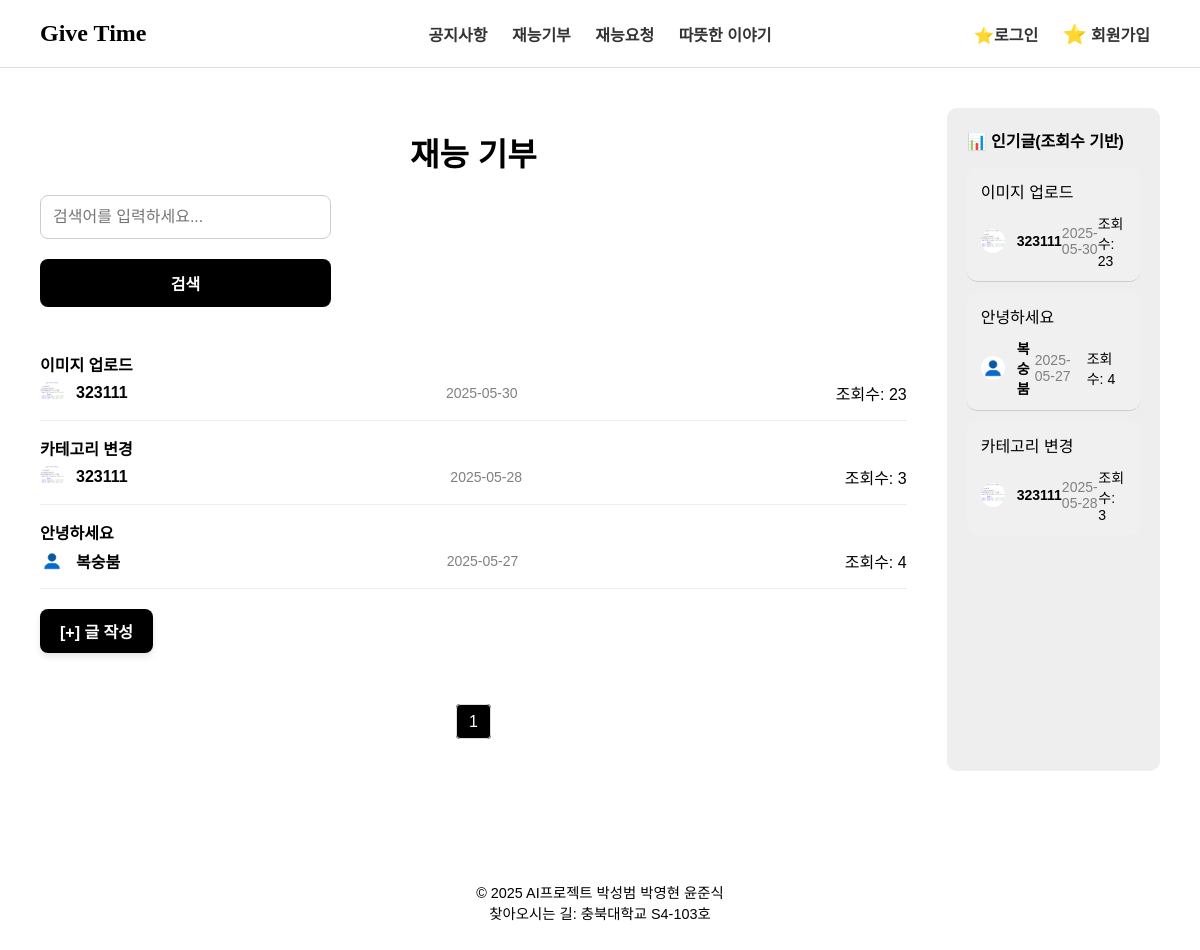
The app's page /posts/donation/ with its own data.
### posts/models.py (models this page shows, shortened)
class Post(models.Model):
    POST_TYPE_CHOICES = [
        ('donation', '재능 기부'),
        ('request', '재능 요청'),
        ('story', '따뜻한 이야기'),
        ('announcement', '공지사항'),
    ]
    CATEGORY_CHOICES = [
        ('education', '교육'),
        ('it', 'IT/개발'),
        ('design', '디자인'),
        ('etc', '기타'),
    ]
    title = models.CharField(max_length=200)
    content = models.TextField()
    post_type = models.CharField(max_length=20, choices=POST_TYPE_CHOICES)
    category = models.CharField(max_length=20, choices=CATEGORY_CHOICES, blank=True, null=True)
    author = models.ForeignKey(settings.AUTH_USER_MODEL, on_delete=models.CASCADE)
    created_at = models.DateTimeField(auto_now_add=True)
    views = models.PositiveIntegerField(default=0)
    image = models.ImageField(upload_to='post_images/', null=True, blank=True)

### account/models.py (models this page shows, shortened)
class CustomUser(AbstractBaseUser, PermissionsMixin):
    email = models.EmailField(unique=True)
    nickname = models.CharField(max_length=30, unique = True) # 닉네임 중복 불가
    location = models.CharField(max_length=100)
    profile_image = models.ImageField(upload_to='profile_images/', null=True, blank=True)
    about = models.TextField(blank=True, null=True)  # 소개글
    skills = models.TextField(blank=True, null=True)  # 기술 목록
    services = models.TextField(blank=True, null=True)  # 서비스 목록
    is_active = models.BooleanField(default=True)
    is_staff = models.BooleanField(default=False)
    objects = CustomUserManager()
    USERNAME_FIELD = 'email'
    REQUIRED_FIELDS = ['nickname']

### posts/views.py (the view)
# urls.py: path('<str:post_type>/', views.post_list, name='post_list'),
def post_list(request, post_type):
    if post_type not in VALID_POST_TYPES:
        return render(request, '404.html')
    query = request.GET.get('q', '')  # 검색어 파라미터 (없으면 빈 문자열)
    posts = Post.objects.filter(post_type=post_type)
    if query:
        posts = posts.filter(title__icontains=query)  # 제목에 검색어 포함된 게시글만 필터
    posts = posts.order_by('-created_at')
    paginator = Paginator(posts, 10)
    page_number = request.GET.get('page')
    page_obj = paginator.get_page(page_number)
    popular_posts = Post.objects.filter(post_type=post_type, views__gt=0).order_by('-views')[:5]
    return render(request, 'posts/post_list.html', {
        'page_obj': page_obj,
        'popular_posts': popular_posts,
        'post_type': post_type,
        'query': query,  # 템플릿에서 입력값 유지
    })

### posts/templates/posts/post_list.html (shortened to what this page needs)
{% load static %}
<!DOCTYPE html>
<html lang="ko">
<head>
  <link rel="stylesheet" href="{% static 'posts/board.css' %}" />
</head>
<body>
  <div id="header">{% include 'main/header.html' %}</div>
  <div class="container">
    <div class="main">
      <h1>
        {% if post_type == 'donation' %} 재능 기부
        {% elif post_type == 'request' %} 재능 요청
        {% elif post_type == 'story' %} 따뜻한 이야기
        {% elif post_type == 'announcement' %} 공지사항
        {% endif %}
      </h1>
      <div class="search-bar">
        <form method="get">
          <input type="text" name="q" placeholder="검색어를 입력하세요..." value="{{ query }}" />
          <button type="submit">검색</button>
        </form>
      </div>
      {% for post in page_obj %}
      <div class="card">
        <a href="{% url 'post_detail' post_type post.id %}">
          <div class="card-title">{{ post.title }}</div>
        </a>
        <div class="card-meta">
          <div class="author-info">
            {% if post.author.profile_image %}
              <a href="{% url 'mypage:view_profile' post.author.id %}">
                <img
                  src="{{ post.author.profile_image.url }}"
                  alt="작성자 프로필"
                  class="profile-img-small"
                />
              </a>
            {% else %}
              <a href="{% url 'mypage:view_profile' post.author.id %}">
                <img
                  src="{% static 'images/default_profile.png' %}"
                  alt="기본 프로필"
                  class="profile-img-small"
                />
              </a>
            {% endif %}
            <a href="{% url 'mypage:view_profile' post.author.id %}">
              <span class="author">{{ post.author.nickname }}</span>
            </a>
          </div>
          <span class="date">{{ post.created_at|date:"Y-m-d" }}</span>
          <span>조회수: {{ post.views }}</span>
        </div>
      </div>
      {% empty %}
      <p>등록된 게시글이 없습니다.</p>
      {% endfor %}
      {% if post_type != 'announcement' %}
        <a href="{% url 'post_create' post_type %}" class="create-btn">[+] 글 작성</a>
      {% endif %}
      <div class="pagination">
        {% for num in page_obj.paginator.page_range %}
          {% if page_obj.number == num %}
            <span class="active">{{ num }}</span>
          {% else %}
            <a href="?page={{ num }}">{{ num }}</a>
          {% endif %}
        {% endfor %}
      </div>
    </div>
    <aside class="sidebar">
      <div class="sidebar-title">📊 인기글(조회수 기반)</div>
      {% for post in popular_posts %}
      <div class="sidebar-card">
        <div class="sidebar-card-title">
          <a href="{% url 'post_detail' post_type post.id %}">{{ post.title }}</a>
        </div>
        <div class="sidebar-card-meta">
          <div class="author-info">
            {% if post.author.profile_image %}
              <a href="{% url 'mypage:view_profile' post.author.id %}">
                <img
                  src="{{ post.author.profile_image.url }}"
                  alt="작성자 프로필"
                  class="profile-img-small"
                />
              </a>
            {% else %}
              <a href="{% url 'mypage:view_profile' post.author.id %}">
                <img
                  src="{% static 'images/default_profile.png' %}"
                  alt="기본 프로필"
                  class="profile-img-small"
                />
              </a>
            {% endif %}
            <a href="{% url 'mypage:view_profile' post.author.id %}">
              <span class="author">{{ post.author.nickname }}</span>
            </a>
          </div>
          <span class="date">{{ post.created_at|date:"Y-m-d" }}</span>
          <span>조회수: {{ post.views }}</span>
        </div>
      </div>
      {% empty %}
      <p>인기글이 없습니다.</p>
      {% endfor %}
    </aside>
  </div>
  <div id="footer">{% include 'main/footer.html' %}</div>
</body>
</html>

### posts/static/posts/board.css (style rules this page uses)
body { margin: 0; font-family: "Arial", sans-serif; background-color: #fff; }
.container { display: flex; justify-content: space-between; padding: 40px; }
.main { flex: 5; }
h1 { font-size: 32px; margin-bottom: 20px; text-align: center; }
.search-bar { display: flex; margin-bottom: 30px; }
.search-bar input { flex: 1; padding: 12px; font-size: 16px; border: 1px solid #ccc; border-radius: 4px 0 0 4px; }
.search-bar button { padding: 12px 24px; background-color: black; color: white; border: none; border-radius: 0 4px 4px 0; cursor: pointer; }
.card { border-bottom: 1px solid #eee; padding: 15px 0; }
.card a { text-decoration: none; color: inherit; }
.card-title { font-weight: bold; margin-bottom: 5px; }
.card-meta { display: flex; justify-content: space-between; align-items: center; margin-top: 5px; }
.author-info { display: flex; align-items: center; gap: 6px; }
.profile-img-small { width: 30px; height: 30px; border-radius: 50%; object-fit: cover; vertical-align: middle; }
.date { font-size: 14px; color: gray; }
.sidebar { flex: 1; margin-left: 40px; background-color: #eee; border-radius: 10px; padding: 20px; }
.sidebar a { text-decoration: none; color: inherit; }
.sidebar-title { font-weight: bold; font-size: 16px; margin-bottom: 15px; }
.sidebar-card { background-color: #f0f0f0; padding: 12px 14px; border-radius: 10px; margin-bottom: 10px; border-bottom: 1px solid #ccc; }
.sidebar-card-meta { display: flex; justify-content: space-between; align-items: center; font-size: 14px; margin-top: 10px; }
.author { font-weight: bold; }
.date { color: gray; font-size: 13px; }
.sidebar-card:last-child { border-bottom: none; }
.pagination { text-align: center; margin: 40px 0; }
.pagination span, .pagination a { margin: 0 5px; padding: 8px 12px; border: 1px solid #ddd; border-radius: 4px; text-decoration: none; color: black; }
.pagination .active { background-color: black; color: white; }
.profile-img-small { width: 24px; height: 24px; border-radius: 50%; object-fit: cover; vertical-align: middle; margin-right: 6px; flex-shrink: 0; }
.create-btn { display: inline-block; padding: 10px 20px; margin: 20px 0; background-color: black; color: white; font-weight: bold; text-decoration: none; border-radius: 8px; transition: background-color 0.3s ease; box-shadow: 0 4px 6px rgba(0, 0, 0, 0.1); }
form input[type="text"], form textarea, form select { width: 100%; padding: 12px; font-size: 16px; border: 1px solid #ccc; border-radius: 8px; box-sizing: border-box; margin-bottom: 20px; resize: vertical; }
form button[type="submit"] { width: 100%; padding: 12px; background-color: black; color: white; font-weight: bold; font-size: 16px; border: none; border-radius: 8px; cursor: pointer; transition: background-color 0.3s ease; }

### posts/templates/posts/post_list.html (style rules this page uses)
a { color: inherit; text-decoration: none; }

### records on screen
Post: title "이미지 업로드", author.profile_image (picture), author.nickname "323111", created_at "2025-05-30", views "23"
Post: title "카테고리 변경", author.profile_image (picture), author.nickname "323111", created_at "2025-05-28", views "3"
Post: title "안녕하세요", author.nickname "복숭붐", created_at "2025-05-27", views "4"

### other values on screen
{{ num }} "1"
